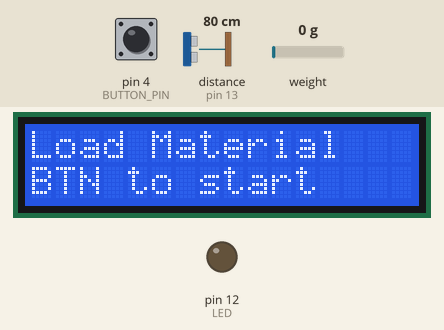
Simulated run of this sketch. Board: Arduino Uno, built with avr-gcc and run on an emulated ATmega328P. Shown: 16×2 character LCD, output pins drawn as LEDs (lit = HIGH). The test bench sets the inputs (shaded band); at power-on: pin 4 (BUTTON_PIN) LOW, weight on the scale 0 g, distance to the obstacle (sensor on pin 13) 80 cm. The echo pulse lasts 58.3 µs per cm; pins used as bus, display or sensor lines are not drawn; what the sketch prints to the serial monitor is not drawn.

Above: at 3.2 s.
3.3 s: pin 4 (BUTTON_PIN) pulled HIGH for 0.15 s
At 6.1 s:
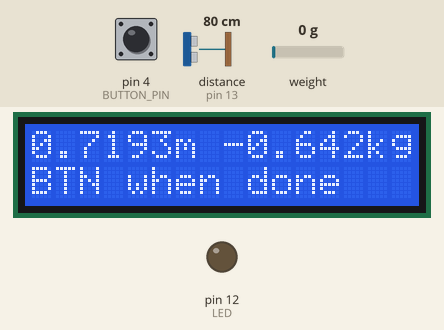
6.2 s: weight on the scale set to 2500 g
At 8.6 s:
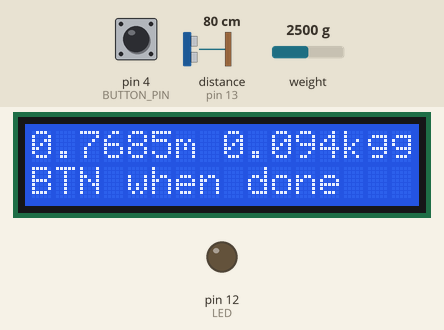
9.2 s: pin 4 (BUTTON_PIN) pulled HIGH for 3.2 s
At 11.6 s:
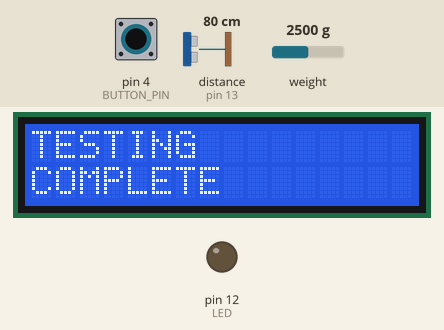
Timing chart, 0 to 13.1 s (numbered marks = the images above; inputs shaded):
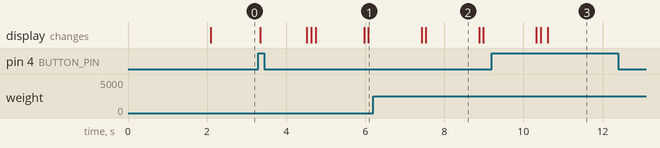

The sketch:

States_tenstile.ino
```cpp
#include "HX711.h"
#include <dht.h>
#include <LiquidCrystal_I2C.h>

//set pins as constant so cant be changed
const int LED = 12;
const int Buzzer = 11;
const int BUTTON_PIN = 4;

typedef enum {START, INIT, COLLECT_DATA, ALERT, TEST_COMPLETE} SystemState;
SystemState sysState = START;

const double NEXT_WEIGHT = 0.1;

double load;
//ultrasonic sensor pins
#define echoPin 13  // attach pin D2 Arduino to pin Echo of HC-SR04
#define trigPin 10 //attach pin D3 Arduino to pin Trig of HC-SR04

// load sensor pins
#define LOADCELL_DOUT_PIN  7
#define LOADCELL_SCK_PIN  6


// Temp / humidity sensor pin
#define DHT11_PIN 8

// LCD screen pins
LiquidCrystal_I2C lcd(0x27, 16, 2);

HX711 scale;

long calibration_factor = -215000;

// ultrasonic range sensor variables
long duration; // variable for the duration of sound wave travel
double distance; // variable for the distance measurement
const double offset = 0.015;

// load sensor variables
double prevLoad = 0;
double currentLoad = 0;

// temp humidity variables
dht DHT;

// button variable
int buttonState = 0;
int buttonCount = 0;

double prevDist = 0;
double currentDistance = 0;

int prevBtn = LOW;
bool btnPressed = false;

int counter = 0;

void setup() {
  // -------ultrasonic sensor setup begins----------------

  pinMode(trigPin, OUTPUT); // Sets the trigPin as an OUTPUT
  pinMode(echoPin, INPUT); // Sets the echoPin as an INPUT
  Serial.begin(9600); // // Serial Communication is starting with 9600 of baudrate speed

  // -------ultrasonic sensor setup ends------------------

  // -------load sensor setup begins----------------------

  Serial.begin(9600);

  scale.begin(LOADCELL_DOUT_PIN, LOADCELL_SCK_PIN);
  scale.set_scale(calibration_factor);
  scale.tare();   //Reset the scale to 0

  long zero_factor = scale.read_average(); //Get a baseline reading

  //--------load sensor setup ends------------------------

  // lcd screen setup
  lcd.begin();
  lcd.backlight();
  lcd.clear();

  //button
  // initialize serial communication at 9600 bits per second:
  Serial.begin(9600);
  pinMode(BUTTON_PIN, INPUT);

  //LED
  pinMode(LED, OUTPUT);

  //Buzzer
  pinMode(Buzzer, OUTPUT);

}

void loop() {
  pollButton();
  ticFunc();
  delay(50);
}


//Catch Rising Edge for Button Press
void pollButton() {

  int value = digitalRead(BUTTON_PIN);
  if (value == HIGH && prevBtn == LOW) {
    btnPressed = true;
  }
  else {
    btnPressed = false;
  }
  prevBtn = value;

}


void ticFunc() {

  //State Transitions
  //runs once when system is first turned on, clears lcd and goes to initialization state
  switch (sysState) {
    case START: {
        lcd.clear();
        sysState = INIT;
        break;
      }

    //clears lcd and goes to data collection state
    case INIT: {
        if (btnPressed) {
          lcd.clear();
          sysState = COLLECT_DATA;
        }
        break;
      }

    //clears lcd and goes to alert state if weight is approaching 5kg else goes to testing complete state
    case COLLECT_DATA: {
        if (currentLoad > 4.5) {
          lcd.clear();
          sysState = ALERT;
        }
        else if (btnPressed) {
          lcd.clear();
          sysState = TEST_COMPLETE;
        }
        break;
      }

    //clears lcd and goes back to initialization state
    case ALERT : {
        if (btnPressed) {
          lcd.clear();
          sysState = INIT;
        }
        break;
      }

    //clears lcd and goes back to initialization state
    case TEST_COMPLETE: {
      lcd.clear();
        sysState = INIT;
        break;
      }
  }


  //STATE ACTIONS
  switch (sysState) {

    //turns off buzzer and led and prompts user to load material and to press button to continue i.e. next state
    case INIT: {
        digitalWrite(LED, LOW);
        noTone(Buzzer);
        lcd.setCursor(0, 0);
        lcd.print("Load Material");
        lcd.setCursor(0, 1);
        lcd.print("BTN to start");
        break;
      }

    //getting rolling average of load and distance and dislays to lcd as well as promts user to press button to continue i.e. next state
    case COLLECT_DATA: {
        currentLoad = getLoad();
        currentDistance = getDistance();

        for (int i = 0; i < 10; i++) {
          updateDistance();
          updateLoad();
        }

        Serial.begin(9600);
        lcd.setCursor(0, 0);
        lcd.print((updateDistance() / 100) + offset , 4);
        lcd.print("m");
        lcd.print(" ");
        Serial.print((updateDistance() / 100) + offset , 4);
        Serial.print(" ");

        if (((distance / 100) + offset) > 0.25) {
          lcd.print(updateLoad() - 0.05 , 3);
          lcd.print("kg");
          Serial.println(updateLoad() - 0.05 , 3);
        }
        else {
          lcd.print(updateLoad() + 0.1, 3);
          lcd.print("kg");
          Serial.println(updateLoad() + 0.1, 3);
        }

        lcd.setCursor(0, 1);
        lcd.print("BTN when done");
        break;
      }

    //turns onf buzzer and led alerting user approaching 5kg and to press button to restart system
    case ALERT: {
        Serial.end();
        digitalWrite(LED, HIGH);
        tone(Buzzer, 1000);
        lcd.setCursor(0, 0);
        lcd.print("Error Max Load");
        lcd.setCursor(0, 1);
        lcd.print("BTN to restart");
        break;
      }

    //tells user testing is complete and to user cool win term to export data to excel, instructions on readme on github
    case TEST_COMPLETE: {
        lcd.setCursor(0, 0);
        lcd.print("TESTING");
        lcd.setCursor(0, 1);
        lcd.print("COMPLETE");
        delay(5000);
        lcd.clear();
        lcd.setCursor(0, 0);
        lcd.print("GET DATA USING");
        lcd.setCursor(0, 1);
        lcd.print("CoolTerm + Excel");
        prevDist = 0;
        delay(5000);
        Serial.end();
        break;
      }
  }
}

//system functions

//gets distance and calibrates based on temp/huminity
double getDistance() {
  double duration, distance, prevDist;
  double speed;
  digitalWrite(trigPin, LOW);
  delayMicroseconds(2);
  digitalWrite(trigPin, HIGH);
  delayMicroseconds(10);
  digitalWrite(trigPin, LOW);

  duration = pulseIn(echoPin, HIGH);
  speed = 331.4 + (0.606 * DHT.temperature) + (0.0124 * DHT.humidity);
  distance = (duration / 2) * (speed / 10000);
  return distance;
}

//gets load with offset for precise weight
double getLoad() {
  currentLoad = (((scale.get_units() * 0.453592) - 0.65 ) ) ;
  return currentLoad;
}

//rolling average of distance to elimanate noise in signal
double updateDistance() {
  double currDist = getDistance();
  distance = ((1.0 - NEXT_WEIGHT) * distance) + (NEXT_WEIGHT * currDist);
}

//rolling average of load to elimanate noise in signal
double updateLoad() {
  double currLoad = getLoad();
  load = ((1.0 - NEXT_WEIGHT) * load) + (NEXT_WEIGHT * currLoad);
}
```

Measured:
- after the input at 3.3 s, the display: first changes at once (image 1 shows a later state)
- after the input at 6.2 s, the display: first differs from a run without the input after 1.3 s (image 2)
- after the input at 9.2 s, the display: first differs from a run without the input after 1.4 s (image 3)
- what the display in image 2 shows lasts 1.4 s, from 7.5 s to 8.9 s
